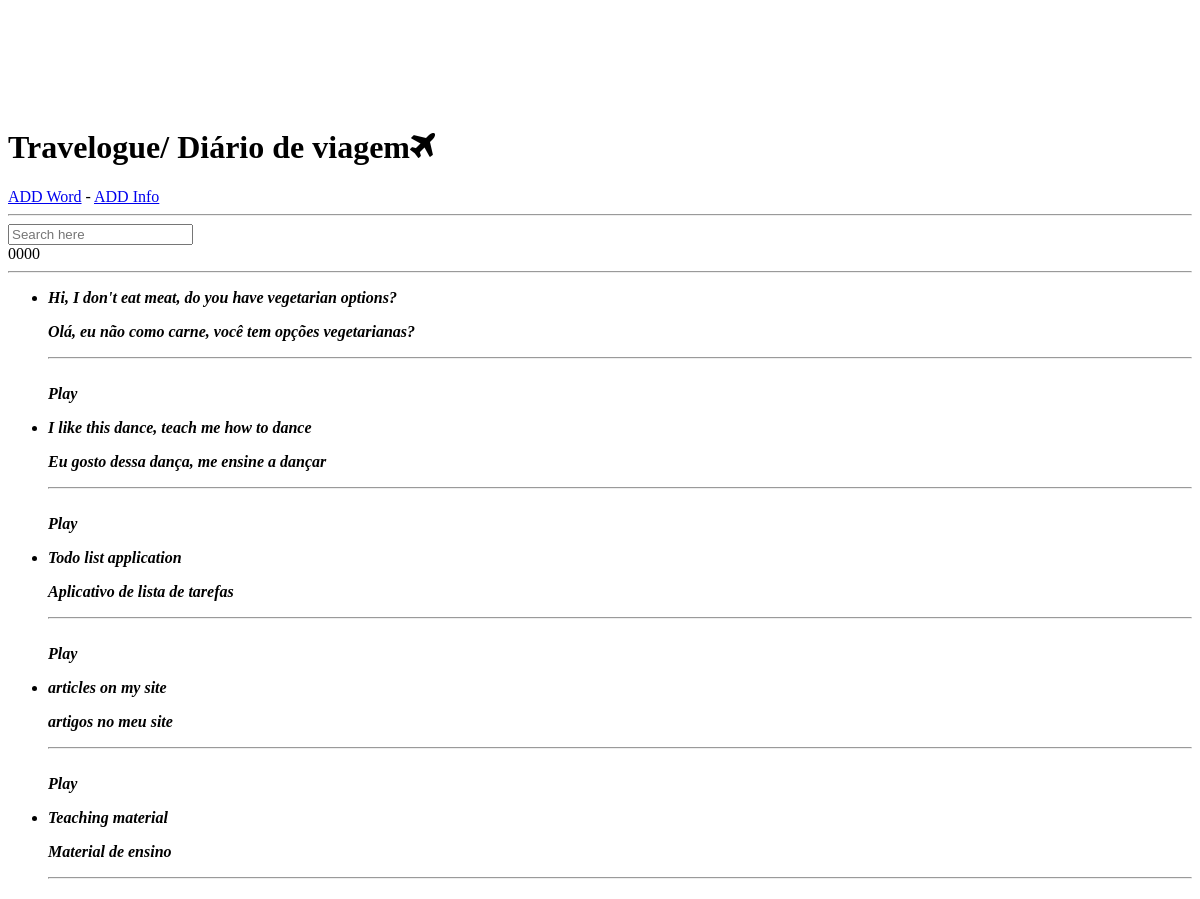
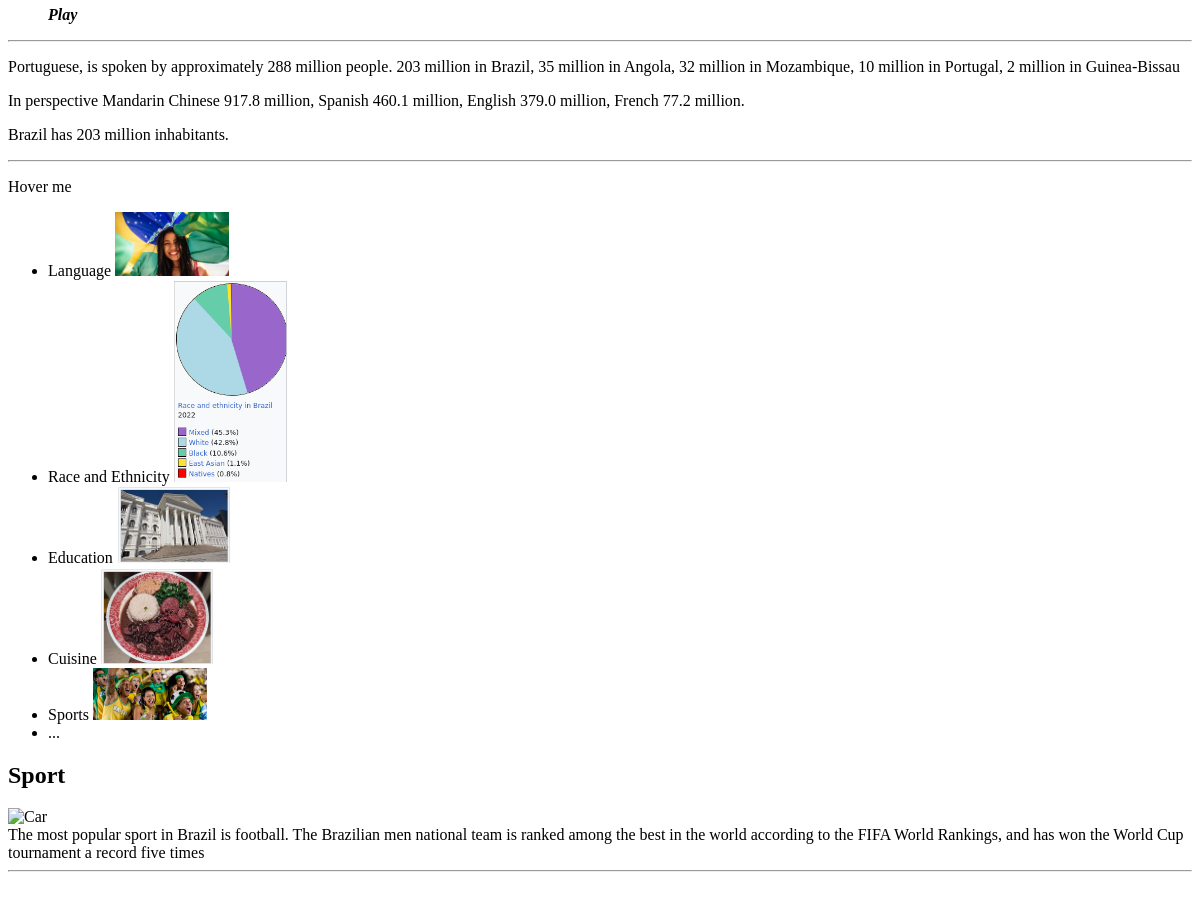
The page / on the database its author committed (2 pictures, top to bottom).
### Tutor/models.py (models this page shows, shortened)
class listWord(models.Model):
    en = models.CharField(max_length=1000)
    bra = models.CharField(max_length=1000)
    liked = models.BooleanField(default=False)

class Info(models.Model):
    title = models.CharField(max_length=1000)
    text = models.TextField()
    img = models.ImageField(upload_to='static/img/')
    def __str__(self):
        return self.title

### Tutor/views.py (the view)
# urls.py: path('', views.index, name='index'),
def index(request):
   dd = listWord.objects.all()
   info = Info.objects.all()
   return render(request, 'bff/index.html', {"dd":dd, "info":info} )

### Tutor/templates/bff/index.html (shortened to what this page needs)
{% extends "bff/base.html" %}
{% load  static   %}
{% block content %}
<a href="/add/">ADD Word</a> - <a href="/addInfo/">ADD Info</a>
<hr>
<input type="text" name="search" id="myInput" onkeyup="myFunction()" placeholder="Search here" title="Search here">
<div id="pageContent">
    0000
</div>
<hr>
        <ul id="myUL">
<div id="id01" class="container row flex-spaces">
{% for p in dd %}
<li class="sm-6 md-4 lg-4 col">
    <i class="card  animated flipInX" >
<b class="card-body">
    <p class="card-title">{{ p.en }} </p>
    <p class="card-title">{{ p.bra }} </p>
<hr/>
    <div class="text-center">
    <div class="text-secondary">
    <br>
        <span hx-get="/play/{{ p.id }}/"
      hx-target="#pageContent"
      hx-swap="innerHTML"
      hx-indicator="#spinner"
      class="grid-item">
 Play
    </span>
    </div>
</div>
</b>
</i>
</li>
{% endfor %}
</div>
</ul>
<hr>
<p><span class="text-secondary">Portuguese, is spoken by approximately 288  million people</span>. <span class="text-warning">203 million in Brazil</span>, 35 million in Angola, 32 million in Mozambique, <span class="text-danger">10 million in Portugal</span>, 2 million in Guinea-Bissau</p>
<p>In perspective <span class="text-danger">Mandarin Chinese</span> 917.8 million, <span class="text-success">Spanish</span> 460.1 million, <span class="text-secondary">English</span> 379.0 million, <span class="text-muted">French</span> 77.2 million.</p>
<p><span class="text-danger">Brazil</span> has 203 million inhabitants.</p>
<hr>
<div class="row">
<div class="sm-6 md-3 lg-3 col border border-secondary">
<p>Hover me</p>
<ul>
{% for p in info %}
<li onmouseover="change('{{ p.id }}')" class="background-danger">{{ p }}
<img  src="{{ p.img }}" alt="Car" style="width:10%">
</li>
{% endfor %}
<li>...</li>
</ul>
</div>
<div class="sm-6 md-6 lg-6 col" >
<h2 id="title">Sport</h2>
<img id="im" src="https://th.bing.com/th/id/OIP.0CfbgQXLYazJCbF21NzspQAAAA?rs=1&pid=ImgDetMain" alt="Car" style="width:100%">
</div>
<div class="sm-6 md-3 lg-3 col border border-6 border-primary">
<span id="info" class="text-success" >The most popular sport in Brazil is football. The Brazilian men national team is ranked among the best in the world according to the FIFA World Rankings, and has won the World Cup tournament a record five times</span><br>
</div>
</div>
<hr>
</div>
{% endblock %}

### Tutor/templates/bff/base.html (shortened to what this page needs)
<!DOCTYPE html>
{% load static %}
<html>
  <link rel="stylesheet" href="https://unpkg.com/papercss@1.6.1/dist/paper.min.css">
  <link rel="stylesheet" href="https://cdnjs.cloudflare.com/ajax/libs/animate.css/3.7.2/animate.min.css">
 <link rel="stylesheet" href="https://cdnjs.cloudflare.com/ajax/libs/font-awesome/4.7.0/css/font-awesome.min.css">
<body style="padding-top:100px;padding-bottom:100px;">
<div class="container border border-3 border-primary text-center " style="background-color:white">
  <h1>Travelogue/ Diário de viagem<span class="fa fa-plane" aria-hidden="true"></span></h1>
{% block content %}
{% endblock %}
</body>
</html>

### rows shown on the page
listWord: en "Hi, I don't eat meat, do you have vegetarian options?", bra "Olá, eu não como carne, você tem opções vegetarianas?"
listWord: en "I like this dance, teach me how to dance", bra "Eu gosto dessa dança, me ensine a dançar"
listWord: en "Todo list application", bra "Aplicativo de lista de tarefas"
listWord: en "articles on my site", bra "artigos no meu site"
listWord: en "Teaching material", bra "Material de ensino"
Info: title "Language", img (picture)
Info: title "Race and Ethnicity", img (picture)
Info: title "Education", img (picture)
Info: title "Cuisine", img (picture)
Info: title "Sports", img (picture)
